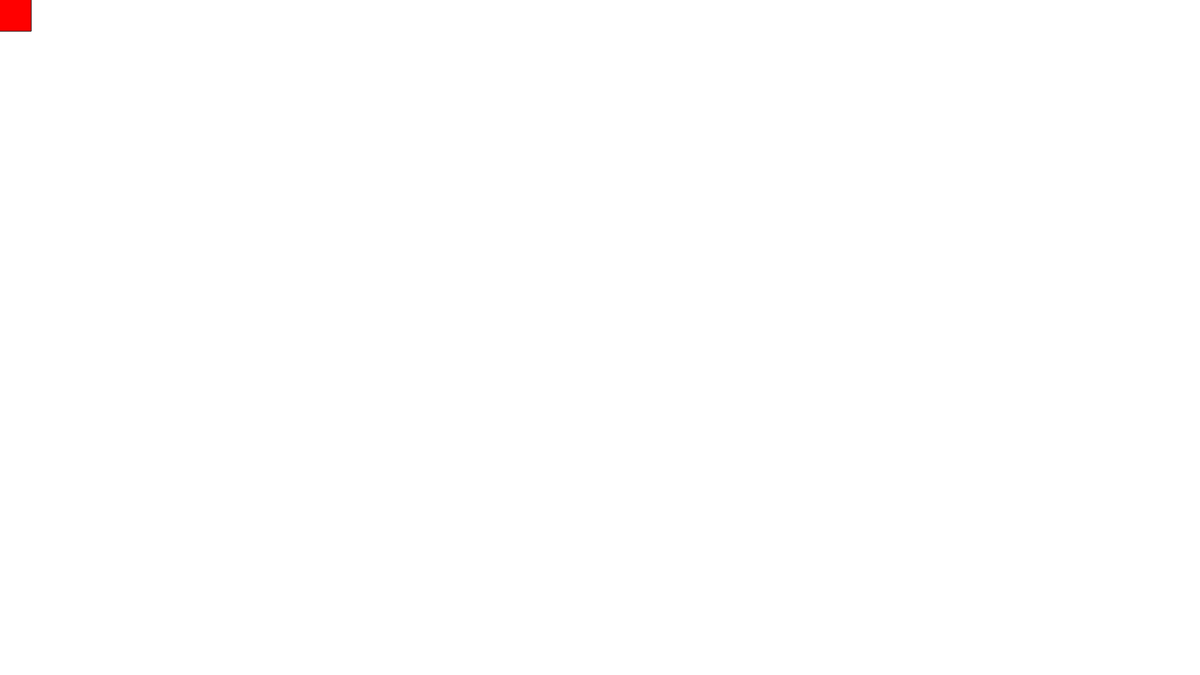
Frame 1 (no input)
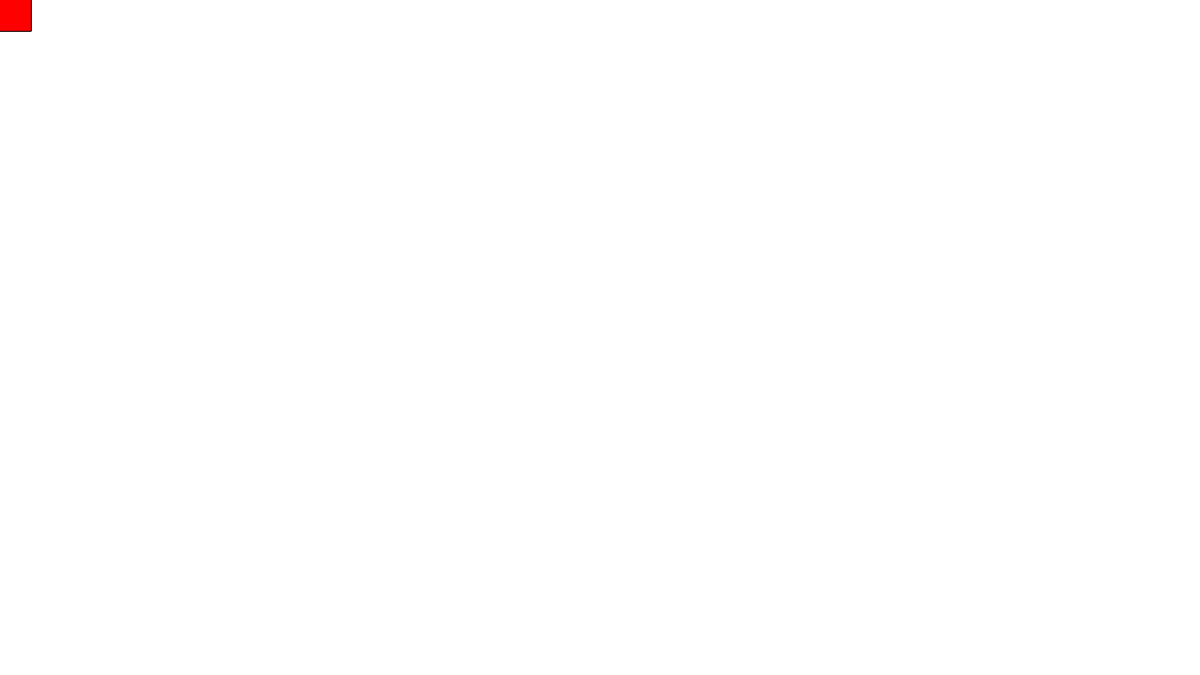
Frame 60 (no input)
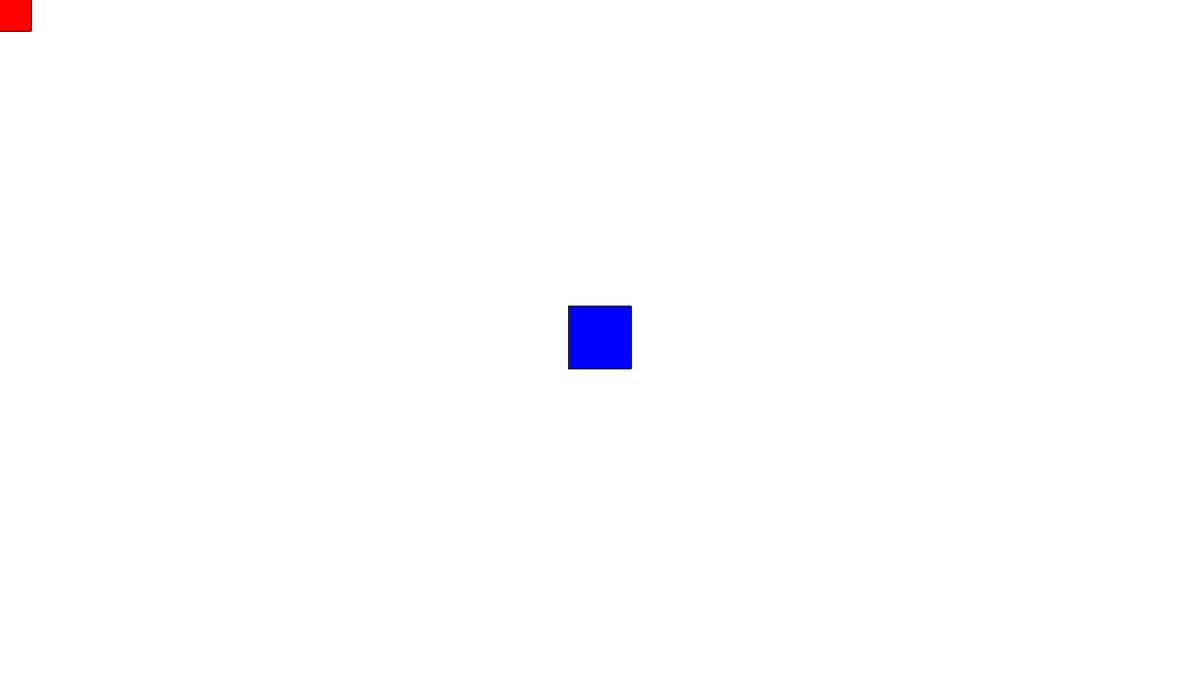
Frame 120 (the mouse pressed at the canvas centre since frame 60)

The p5.js sketch that drew these frames (run headless with seeded random() and noise() and a simulated clock; from frame 60 on, the mouse is pressed at the canvas centre):

// p5.js sketch
// ── sketch.js
function setup() 
{
  createCanvas(1920, 1080);
}

function draw() 
{
  if (mouseIsPressed) 
  {
    fill(0,0,255);
  } 
  else 
  {
    fill(255,0,0);
  }
  quad(mouseX - 50, mouseY - 50, mouseX + 50, mouseY - 50, mouseX + 50, mouseY + 50, mouseX - 50, mouseY + 50);
}

// ── madlibs.html
<html>
  <head>
    <script src="https://cdnjs.cloudflare.com/ajax/libs/p5.js/0.6.0/p5.js"></script>
    <script src="madlibs.js"></script>
  </head>
  <body>
  </body>
</html>
// ── madlibs.js
function setup()
{
	createCanvas(window.innerWidth, window.innerHeight);

	var disallowedWords = createStringDict("ass", "noun");
	disallowedWords.create("Nate", "noun");
	disallowedWords.create("fought", "verb");
	disallowedWords.create("pooped", "verb");
	disallowedWords.create("fast", "adjective");
	disallowedWords.create("quick", "adjective");

	var replacementWords = createStringDict("noun", "butt");
	replacementWords.create("verb", "tussled");
	replacementWords.create("adjective", "slow");
	var wordDict = createStringDict();
	for (var i = 0; i < 10; i++)
	{
		var wordType = "";
		switch (i % 3)
		{
			case 0 : wordType = "n adjective";
			break;
			case 1 : wordType = " verb (past tense)";
			break;
			default:
			case 2 : wordType = " noun (plural)";
			break;
		}
		var input = prompt("Enter a" + wordType + " friendo:");
		if (disallowedWords.hasKey(input))
		{
			wordDict.create(i, replacementWords.get(disallowedWords.get(input)));
		}
		else
		{
			wordDict.create(i, input);
		}
		console.log(wordDict);
	}
	textSize(24);
	text("Cryptozoology is the " + wordDict.get(0) + " study of creatures whose existence has yet to be - or else cannot entirely be - " + wordDict.get(1) +  " or disproved by science. These " + wordDict.get(2) + ", known collectively as cryptids, include " + wordDict.get(3) + " examples like the Loch Ness Monster, Bigfoot, and The " + wordDict.get(5).replace(/\b\w/g, l => l.toUpperCase()) + ", yet these " + wordDict.get(6) +  " cases are by no means the only ones " + wordDict.get(4) + ". In fact, practically all " + wordDict.get(8) + " and every corner of the globe have their own " + wordDict.get(9) + " monster or mystery creature that supposedly " + wordDict.get(7) + " there, from giant bats in Java to enormous water hounds in Ireland.", 0, 0, width, height);


}
function draw()
{

}

/*
Cryptozoology is the study of creatures whose existence has yet to be—or else cannot entirely be—proved or disproved by science. These creatures, known collectively as cryptids, include examples like the Loch Ness Monster, Bigfoot, and the Himalayan Yeti, yet these famous cases are by no means the only ones on record. In fact, practically every country and corner of the globe has its own legendary monster or mystery creature that supposedly dwells there, from giant bats in Java to enormous water hounds in Ireland.

Source: http://mentalfloss.com/article/58943/16-cryptids-might-or-might-not-exist

Also used this a little https://stackoverflow.com/questions/2332811/capitalize-words-in-string
*/
